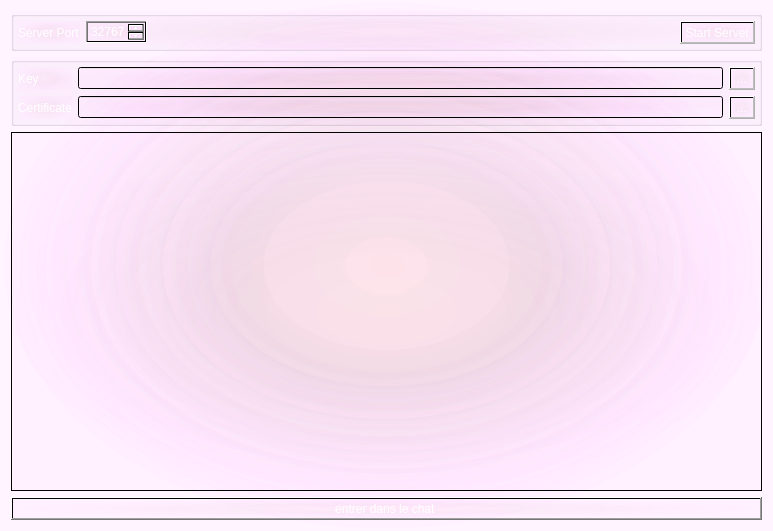
<?xml version="1.0" encoding="UTF-8"?>
<ui version="4.0">
 <class>Server</class>
 <widget class="QMainWindow" name="Server">
  <property name="geometry">
   <rect>
    <x>0</x>
    <y>0</y>
    <width>773</width>
    <height>531</height>
   </rect>
  </property>
  <property name="windowTitle">
   <string>QSsl Chat Server</string>
  </property>
  <property name="styleSheet">
   <string notr="true">background-color: qradialgradient(spread:pad, cx:0.5, cy:0.5, radius:0.5, fx:0.5, fy:0.5, stop:0 rgba(255, 102, 125, 11), stop:0.423729 rgba(180, 47, 126, 13), stop:0.855932 rgba(255, 170, 255, 20), stop:1 rgba(255, 170, 255, 13));
color: rgb(255, 255, 255);</string>
  </property>
  <widget class="QWidget" name="centralWidget">
   <layout class="QVBoxLayout" name="verticalLayout">
    <item>
     <widget class="QGroupBox" name="serverGroupBox">
      <layout class="QHBoxLayout" name="horizontalLayout">
       <property name="leftMargin">
        <number>4</number>
       </property>
       <property name="topMargin">
        <number>4</number>
       </property>
       <property name="rightMargin">
        <number>4</number>
       </property>
       <property name="bottomMargin">
        <number>4</number>
       </property>
       <item>
        <widget class="QLabel" name="portLabel">
         <property name="text">
          <string>Server Port</string>
         </property>
        </widget>
       </item>
       <item>
        <widget class="QSpinBox" name="portSpinBox">
         <property name="minimum">
          <number>1024</number>
         </property>
         <property name="maximum">
          <number>65535</number>
         </property>
         <property name="value">
          <number>32767</number>
         </property>
        </widget>
       </item>
       <item>
        <spacer name="horizontalSpacer">
         <property name="orientation">
          <enum>Qt::Horizontal</enum>
         </property>
         <property name="sizeHint" stdset="0">
          <size>
           <width>40</width>
           <height>20</height>
          </size>
         </property>
        </spacer>
       </item>
       <item>
        <widget class="QPushButton" name="startStopButton">
         <property name="enabled">
          <bool>false</bool>
         </property>
         <property name="text">
          <string>Start Server</string>
         </property>
        </widget>
       </item>
      </layout>
     </widget>
    </item>
    <item>
     <widget class="QGroupBox" name="sslFilesGroupBox">
      <property name="enabled">
       <bool>false</bool>
      </property>
      <property name="flat">
       <bool>false</bool>
      </property>
      <layout class="QGridLayout" name="gridLayout">
       <property name="leftMargin">
        <number>4</number>
       </property>
       <property name="topMargin">
        <number>4</number>
       </property>
       <property name="rightMargin">
        <number>4</number>
       </property>
       <property name="bottomMargin">
        <number>4</number>
       </property>
       <item row="0" column="0">
        <widget class="QLabel" name="keyLabel">
         <property name="text">
          <string>Key</string>
         </property>
        </widget>
       </item>
       <item row="1" column="0">
        <widget class="QLabel" name="certificateLabel">
         <property name="text">
          <string>Certificate</string>
         </property>
        </widget>
       </item>
       <item row="0" column="1">
        <widget class="QLineEdit" name="keyLineEdit"/>
       </item>
       <item row="1" column="1">
        <widget class="QLineEdit" name="certificateLineEdit"/>
       </item>
       <item row="0" column="2">
        <widget class="QToolButton" name="keyButton">
         <property name="text">
          <string>...</string>
         </property>
        </widget>
       </item>
       <item row="1" column="2">
        <widget class="QToolButton" name="certificateButton">
         <property name="text">
          <string>...</string>
         </property>
        </widget>
       </item>
      </layout>
     </widget>
    </item>
    <item>
     <widget class="QTextEdit" name="logTextEdit">
      <property name="readOnly">
       <bool>true</bool>
      </property>
     </widget>
    </item>
    <item>
     <widget class="QPushButton" name="pushButton">
      <property name="text">
       <string>entrer dans le chat </string>
      </property>
     </widget>
    </item>
   </layout>
  </widget>
 </widget>
 <layoutdefault spacing="6" margin="11"/>
 <resources/>
 <connections>
  <connection>
   <sender>startStopButton</sender>
   <signal>clicked()</signal>
   <receiver>Server</receiver>
   <slot>startStopButtonClicked()</slot>
   <hints>
    <hint type="sourcelabel">
     <x>348</x>
     <y>25</y>
    </hint>
    <hint type="destinationlabel">
     <x>199</x>
     <y>149</y>
    </hint>
   </hints>
  </connection>
  <connection>
   <sender>keyButton</sender>
   <signal>clicked()</signal>
   <receiver>Server</receiver>
   <slot>keyButtonClicked()</slot>
   <hints>
    <hint type="sourcelabel">
     <x>373</x>
     <y>62</y>
    </hint>
    <hint type="destinationlabel">
     <x>199</x>
     <y>149</y>
    </hint>
   </hints>
  </connection>
  <connection>
   <sender>certificateButton</sender>
   <signal>clicked()</signal>
   <receiver>Server</receiver>
   <slot>certificateButtonClicked()</slot>
   <hints>
    <hint type="sourcelabel">
     <x>373</x>
     <y>88</y>
    </hint>
    <hint type="destinationlabel">
     <x>199</x>
     <y>149</y>
    </hint>
   </hints>
  </connection>
  <connection>
   <sender>keyLineEdit</sender>
   <signal>textChanged(QString)</signal>
   <receiver>Server</receiver>
   <slot>keyFileChanged(QString)</slot>
   <hints>
    <hint type="sourcelabel">
     <x>212</x>
     <y>62</y>
    </hint>
    <hint type="destinationlabel">
     <x>199</x>
     <y>149</y>
    </hint>
   </hints>
  </connection>
  <connection>
   <sender>certificateLineEdit</sender>
   <signal>textChanged(QString)</signal>
   <receiver>Server</receiver>
   <slot>certificateFileChanged(QString)</slot>
   <hints>
    <hint type="sourcelabel">
     <x>212</x>
     <y>88</y>
    </hint>
    <hint type="destinationlabel">
     <x>199</x>
     <y>149</y>
    </hint>
   </hints>
  </connection>
 </connections>
 <slots>
  <slot>startStopButtonClicked()</slot>
  <slot>keyButtonClicked()</slot>
  <slot>certificateButtonClicked()</slot>
  <slot>keyFileChanged(QString)</slot>
  <slot>certificateFileChanged(QString)</slot>
 </slots>
</ui>
